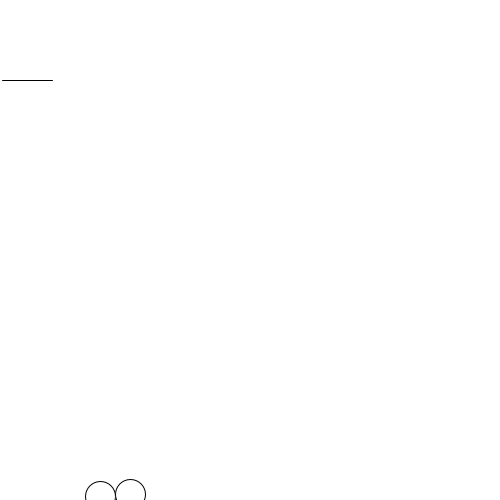
Frame 1 (no input)
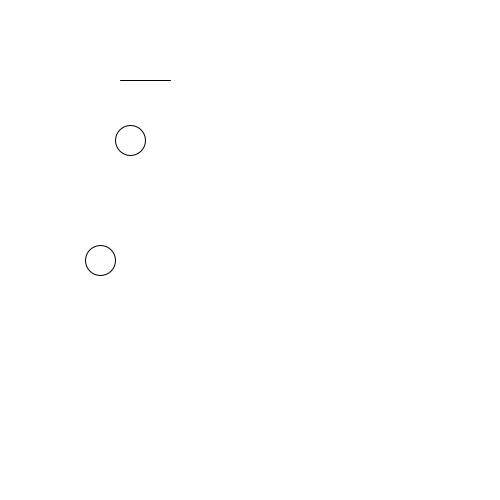
Frame 60 (the mouse pressed at the canvas centre just before this capture)
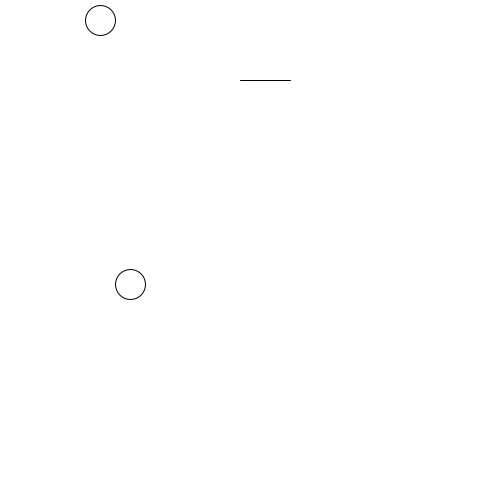
Frame 120 (the mouse held since frame 60 and released just before this capture)

The Processing sketch that drew these frames (run headless with seeded random() and noise(); from frame 60 on, the mouse is pressed at the canvas centre):

// Processing sketch: arrowandbow1
// ── arrowandbow1.pde
float y = 500;
float y1 = 500;
float x = 0;
float x2 = 50;


void setup() {
  size(500, 500);
}

void draw() {
  background(255, 255, 255);
  y = y - 4;
  y1 = y1 - 6;
  ellipse(100, y, 30, 30);
  ellipse(130, y1, 30, 30);
  x = x + 2;
  x2 = x2 + 2;

  line(x, 80, x2, 80);
  if (y <= 0) {
    y = 500;
  }

  if (y1 <= 0) {
    y1 = 500;
  }

  if (x >= 500 && x2 >= 500) {
    x = 0;
    x2 = 50;
  }
}
